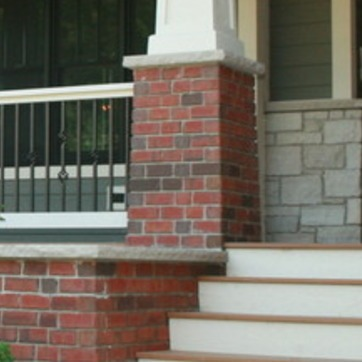
#> input picture 01_autoencoder/model_app/examples/brick.jpg, 362 x 362 px, given in place of 00000.jpg, which was not available
$ python plot_models.py
#> lines starting #> are read from the running program, lines starting #| are printed output that depends on the picture
"""Draw the four autoencoder designs we tried, and compare every setup we measured.

Reads only the results CSVs and model configs already in 01_autoencoder/ (nothing is retrained).
Writes two figures next to the others in notebook/:
    20_architectures.png    one network diagram per design
    21_model_comparison.png precision@5, unusual-patch AUC and size for every setup
Run from the repository root:
    .venv/bin/python 01_autoencoder/scripts/plot_models.py
"""
import math
from pathlib import Path

import matplotlib.pyplot as plt
import pandas as pd
from matplotlib.patches import FancyArrowPatch, Polygon, Rectangle
from PIL import Image

ROOT = Path(__file__).resolve().parents[1]
FIG_DIR = ROOT / "notebook"
THUMB = ROOT / "models" / "gallery_thumbs" / "00000.jpg"   # a brick patch, used as the example input

ENC, CODE, DEC, FROZEN, IO = "#4C78A8", "#F58518", "#54A24B", "#B0B0B0", "#E8E8E8"
FAMILY_COLOURS = {"Dense AE (pixels)": "#9D755D", "Conv AE (pixels)": "#4C78A8",
                  "ResNet-18 + feature AE": "#B279A2", "DINOv2 + feature AE": "#F58518",
                  "No autoencoder (reference)": "#BAB0AC"}
CHANCE = 1 / 13                                            # 13 building materials, equal numbers each

plt.rcParams.update({"font.family": "DejaVu Sans", "font.size": 10, "axes.spines.top": False,
                     "axes.spines.right": False})


# ---- 1. network diagrams --------------------------------------------------------------
# A layer is a dict: kind "vec" (a list of numbers), "map" (channels x size x size feature map),
# "img" (the input picture), "frozen" (a pretrained network we did not train).
def vec(n, colour, label, note=""):
    return {"kind": "vec", "n": n, "c": colour, "label": label, "note": note}


def fmap(ch, size, colour, label, note=""):
    return {"kind": "map", "ch": ch, "s": size, "c": colour, "label": label, "note": note}


def size_to_height(n):
    return 0.35 + 2.2 * math.log(n) / math.log(12288)       # 32 numbers -> short bar, 12,288 -> tall bar


def draw_layer(ax, x, L, thumb):
    if L["kind"] == "img":
        ax.imshow(thumb, extent=(x - 0.55, x + 0.55, -0.55, 0.55), zorder=3)
        ax.add_patch(Rectangle((x - 0.55, -0.55), 1.1, 1.1, fill=False, lw=1, ec="#333", zorder=4))
        top, bottom = 0.55, -0.55
    elif L["kind"] == "frozen":
        ax.add_patch(Rectangle((x - 0.55, -1.1), 1.1, 2.2, fc=FROZEN, ec="#555", hatch="///", lw=1, zorder=3))
        ax.text(x, 0, L["name"], ha="center", va="center", fontsize=9, weight="bold", zorder=5,
                bbox=dict(fc="white", ec="none", pad=1.5, alpha=0.9))
        top, bottom = 1.1, -1.1
    elif L["kind"] == "map":
        # a feature map: front face shows the spatial size, the depth shows the channel count
        hgt = 0.4 + 1.6 * L["s"] / 64
        d = 0.12 + 0.5 * L["ch"] / 128
        x0, y0 = x - 0.18 - d / 2, -hgt / 2 - d / 4
        front = Rectangle((x0, y0), 0.36, hgt, fc=L["c"], ec="white", lw=0.8, zorder=3, alpha=0.95)
        topf = Polygon([(x0, y0 + hgt), (x0 + d, y0 + hgt + d / 2), (x0 + d + 0.36, y0 + hgt + d / 2),
                        (x0 + 0.36, y0 + hgt)], fc=L["c"], ec="white", lw=0.8, alpha=0.6, zorder=2)
        side = Polygon([(x0 + 0.36, y0), (x0 + 0.36 + d, y0 + d / 2), (x0 + 0.36 + d, y0 + hgt + d / 2),
                        (x0 + 0.36, y0 + hgt)], fc=L["c"], ec="white", lw=0.8, alpha=0.75, zorder=2)
        for p in (topf, side, front):
            ax.add_patch(p)
        top, bottom = y0 + hgt + d / 2, y0
    else:
        hgt = size_to_height(L["n"])
        ax.add_patch(Rectangle((x - 0.17, -hgt / 2), 0.34, hgt, fc=L["c"], ec="white", lw=0.8, zorder=3))
        top, bottom = hgt / 2, -hgt / 2
    ax.text(x, top + 0.12, L["label"], ha="center", va="bottom", fontsize=8.5, weight="bold", color="#222")
    if L.get("note"):
        ax.text(x, bottom - 0.12, L["note"], ha="center", va="top", fontsize=7.5, color="#555", linespacing=1.15)


XMAX_LAYER = 8 * 1.55                                       # widest row (conv AE, 9 layers): same scale for every row


def draw_network(ax, layers, title, subtitle, side_notes=(), thumb=None):
    xs = [i * 1.55 for i in range(len(layers))]
    for i, (x, L) in enumerate(zip(xs, layers)):
        draw_layer(ax, x, L, thumb)
        if i:
            ax.add_patch(FancyArrowPatch((xs[i - 1] + 0.62, 0), (x - 0.62, 0), arrowstyle="-|>",
                                         mutation_scale=10, color="#888", lw=1, zorder=1))
    code_i = next(i for i, L in enumerate(layers) if L.get("c") == CODE)
    enc_start = next(i for i, L in enumerate(layers) if L.get("c") == ENC)
    # encoder / decoder brackets
    for a, b, text, col in [(enc_start, code_i, "encoder (trained)", ENC),
                            (code_i, len(layers) - 1, "decoder (trained)", DEC)]:
        y = -2.05
        ax.plot([xs[a] - 0.3, xs[b] + 0.3], [y, y], color=col, lw=2.5, solid_capstyle="butt")
        ax.text((xs[a] + xs[b]) / 2, y - 0.15, text, ha="center", va="top", fontsize=8.5, color=col, weight="bold")
    ax.text(-0.75, 2.75, title, fontsize=12.5, weight="bold", va="bottom")
    ax.text(-0.75, 2.5, subtitle, fontsize=9, color="#444", va="top")
    for k, note in enumerate(side_notes):
        ax.text(XMAX_LAYER + 1.1, 0.8 - k * 0.5, note, fontsize=8.5, color="#333", va="center")
    ax.set_xlim(-0.9, XMAX_LAYER + 4.6)
    ax.set_ylim(-2.6, 3.2)
    ax.set_aspect("equal")
    ax.axis("off")


def figure_architectures():
    thumb = Image.open(THUMB).convert("RGB")
#> thumb is the input picture: PIL image 362x362 RGB; mean R, G, B 118.1, 111, 100.5
    img = {"kind": "img", "label": "patch", "note": "3 × 64 × 64"}
    img224 = {"kind": "img", "label": "patch", "note": "3 × 224 × 224"}
    nets = [
        ("A  Dense autoencoder", "every pixel to every neuron · latent 64 · 6.3 M trained parameters · first try",
         [img, vec(12288, ENC, "flatten", "12,288"), vec(256, ENC, "Linear+ReLU", "256"),
          vec(64, CODE, "code", "64"), vec(256, DEC, "Linear+ReLU", "256"),
          vec(12288, DEC, "Linear+Sigmoid", "12,288\n→ 3×64×64")],
         ["learns: rebuild the pixels", "search: Euclidean on the code", "precision@5: 0.134"]),
        ("B  Convolutional autoencoder", "small filters slide over the patch · latent 32 · 0.86 M trained parameters · v1 model",
         [img, fmap(32, 32, ENC, "Conv 4×4 /2", "32 × 32²"), fmap(64, 16, ENC, "Conv 4×4 /2", "64 × 16²"),
          fmap(128, 8, ENC, "Conv 4×4 /2", "128 × 8²"), vec(32, CODE, "Linear", "code 32"),
          fmap(128, 8, DEC, "Linear+ReLU", "128 × 8²"), fmap(64, 16, DEC, "ConvT 4×4 ×2", "64 × 16²"),
          fmap(32, 32, DEC, "ConvT 4×4 ×2", "32 × 32²"), fmap(3, 64, DEC, "ConvT+Sigmoid", "3 × 64²")],
         ["learns: rebuild the pixels", "search: Euclidean on the code", "precision@5: 0.136 (0.149 zoomed)"]),
        ("C  ResNet-18 + feature autoencoder", "a frozen ImageNet network describes the texture; the AE squeezes that · 0.28 M trained",
         [img224, {"kind": "frozen", "name": "ResNet-18\n(frozen,\nImageNet)", "label": "backbone", "note": "11.2 M, not trained"},
          vec(512, ENC, "features", "512\nstandardised"), vec(256, ENC, "Linear+ReLU", "256"),
          vec(32, CODE, "code", "32"), vec(256, DEC, "Linear+ReLU", "256"), vec(512, DEC, "Linear", "512 rebuilt")],
         ["learns: rebuild the features", "search: cosine on the code", "precision@5: 0.439 (0.472 centre)"]),
        ("D  DINOv2-small + feature autoencoder  (v2, the one we ship)",
         "centre crop · self-supervised backbone · denoising + weight decay · 0.41 M trained parameters",
         [img224, {"kind": "frozen", "name": "DINOv2-\nsmall\n(frozen)", "label": "backbone", "note": "22 M, not trained"},
          vec(768, ENC, "CLS + mean", "768\nstandardised"), vec(256, ENC, "Linear+ReLU", "256"),
          vec(32, CODE, "code", "32 → length 1"), vec(256, DEC, "Linear+ReLU", "256"), vec(768, DEC, "Linear", "768 rebuilt")],
         ["learns: rebuild the features", "search: cosine on the code", "precision@5: 0.647",
          "rebuild error → 'unusual' flag"]),
    ]
    fig, axes = plt.subplots(len(nets), 1, figsize=(16, 4.1 * len(nets)))
    for ax, (title, sub, layers, notes) in zip(axes, nets):
        draw_network(ax, layers, title, sub, notes, thumb)
    handles = [Rectangle((0, 0), 1, 1, fc=c, ec="#555", hatch=h) for c, h in
               [(ENC, ""), (CODE, ""), (DEC, ""), (FROZEN, "///")]]
    fig.legend(handles, ["encoder", "code (the 'fingerprint' we search with)", "decoder", "pretrained, frozen"],
               loc="lower center", ncol=4, frameon=False, fontsize=10)
    fig.suptitle("The four autoencoder designs we tried (bar height ∝ log of how many numbers; boxes: channels × size²)",
                 fontsize=13, y=0.995)
    fig.tight_layout(rect=(0, 0.025, 1, 0.985))
    out = FIG_DIR / "20_architectures.png"
    fig.savefig(out, dpi=150, facecolor="white")
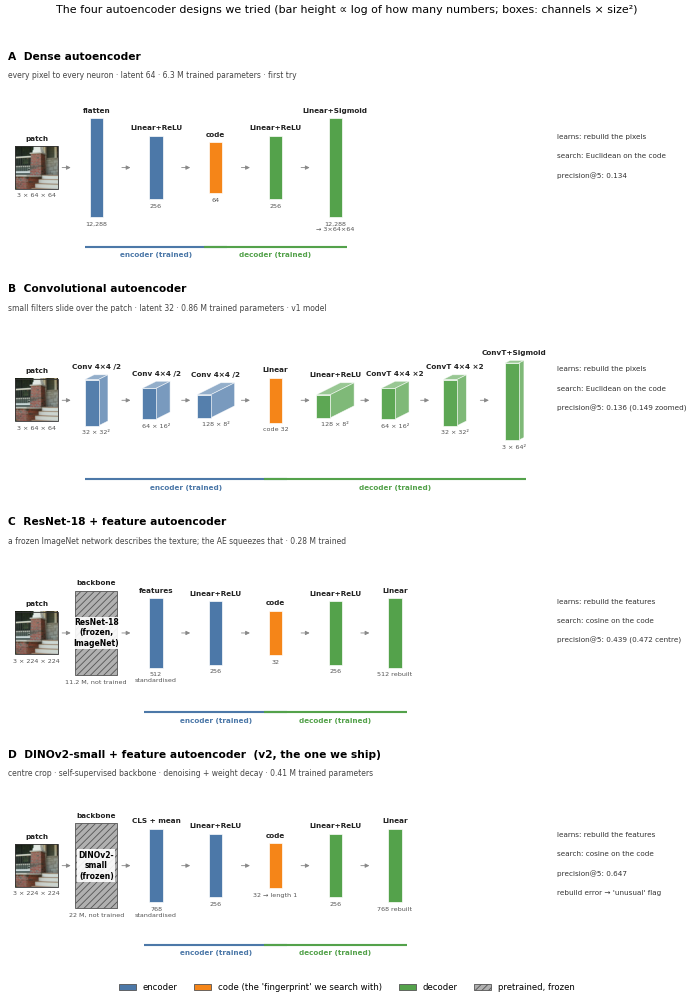
#> figure drawn by matplotlib, 4 panels
    print("wrote", out)


# ---- 2. comparison --------------------------------------------------------------------
def load_results():
    rows = []

    def add(name, family, p5, auc=None, params=None, stage=""):
        rows.append({"setup": name, "family": family, "p5": p5, "auc": auc, "params": params, "stage": stage})

#> (the run stopped early here; a loop or call above may not have finished)

$ run again, on 01_autoencoder/model_app/examples/carpet.jpg
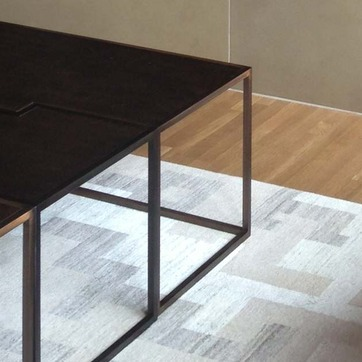
#> input picture 01_autoencoder/model_app/examples/carpet.jpg, 362 x 362 px, given in place of 00000.jpg, which was not available
#> in figure_architectures, thumb is the input picture: PIL image 362x362 RGB; mean R, G, B 141.8, 137.2, 130.6
#> in figure_architectures, `fig.savefig(out, dpi=150, facecolor="white")`:
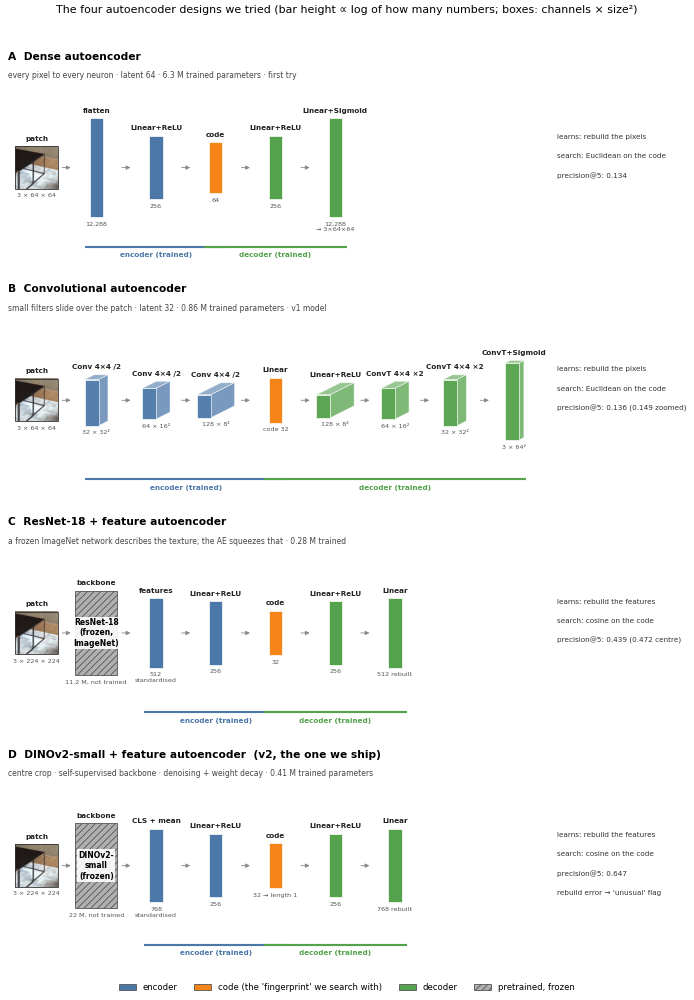
#> figure drawn by matplotlib, 4 panels
